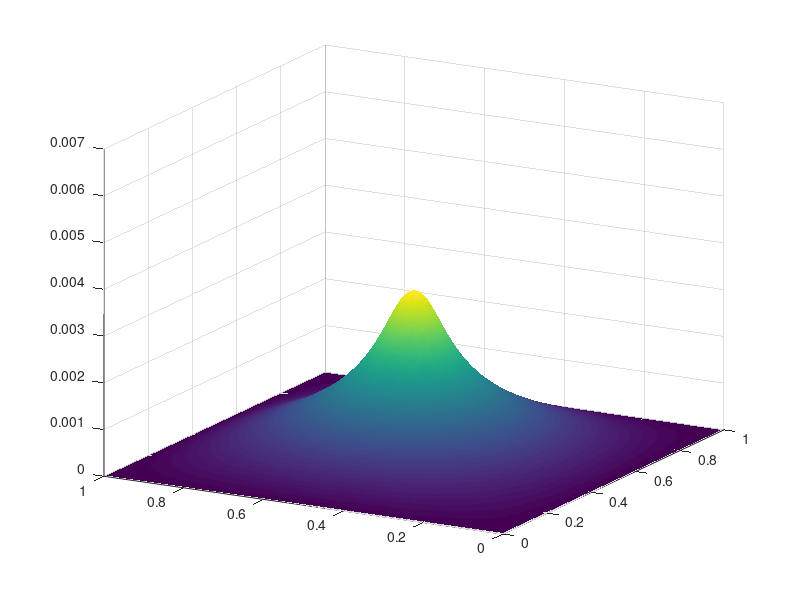

MATLAB code to generate this figure:
clear all; clc; clf;

load("HEAT1000050.mat");

hh_x = 1.0 / n_el_x;
hh_y = 1.0 / n_el_y;

n_np_x = n_el_x + 1;
n_np_y = n_el_y + 1;

[X, Y] = meshgrid(0 : hh_x : 1, 0 : hh_y : 1);
Z = reshape(disp, n_np_x, n_np_y);
surf(X, Y, Z);
axis([0 1 0 1 0 0.007]);
shading interp

az = -61;
el = 20;
view(az,el);

% EOF